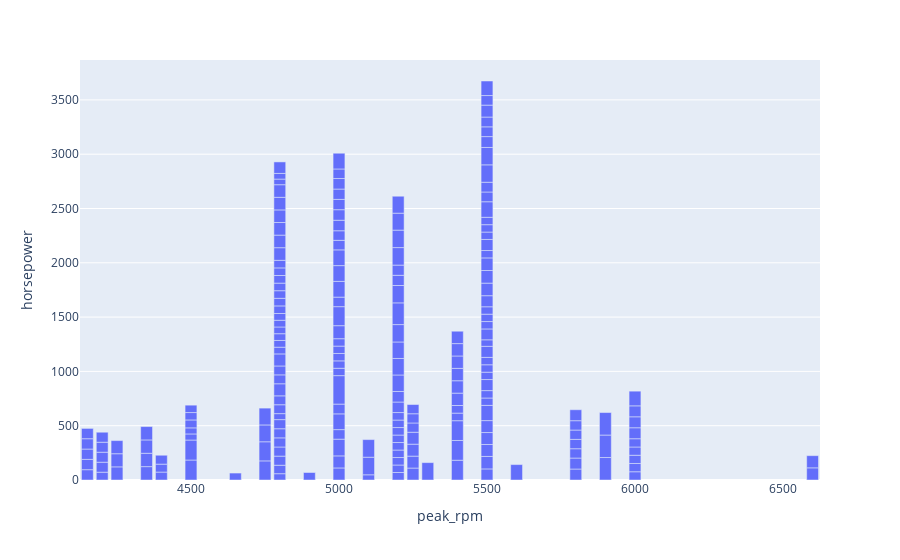

Here is the notebook cell this chart was saved with:
### Markdown cell above
### Bar Plot

### Code cell
bar = px.bar(df, x='peak_rpm', y='horsepower')
bar.show()

### Figure 1 — Plotly figure (JSON) as saved in the notebook; plotly's stock layout.template omitted (floating-point values rounded to 4 significant figures; data arrays with more than 128 entries replaced by an {"elided": "..."} marker saying what was removed)
{"data": [{"alignmentgroup": "True", "hovertemplate": "peak_rpm=%{x}<br>horsepower=%{y}<extra></extra>", "legendgroup": "", "marker": {"color": "#636efa", "pattern": {"shape": ""}}, "name": "", "offsetgroup": "", "orientation": "v", "showlegend": false, "textposition": "auto", "type": "bar", "x": {"elided": "201 int values"}, "xaxis": "x", "y": {"elided": "201 int values"}, "yaxis": "y"}], "layout": {"barmode": "relative", "legend": {"tracegroupgap": 0}, "margin": {"t": 60}, "xaxis": {"anchor": "y", "domain": [0, 1], "title": {"text": "peak_rpm"}}, "yaxis": {"anchor": "x", "domain": [0, 1], "title": {"text": "horsepower"}}}}
